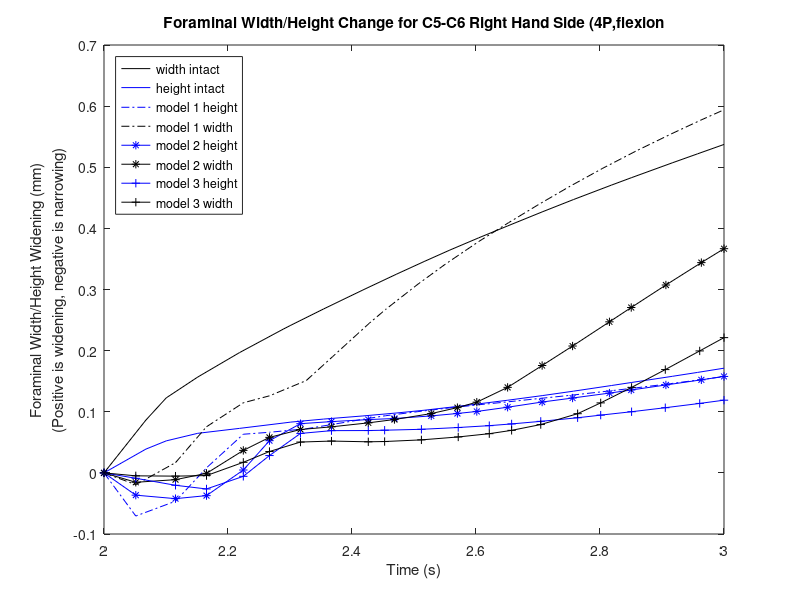

Here is the MATLAB script that generated this plot:
%% This code will atempt to find the C5/C6 widening and narrowing of the right handed foreman in flexion (4P)
% in order to find the original length vector, orig coords of the pre model
% must be added to the displacement field output
% in other words... turning the displacement vector into a coordinate vector
clear all

%% Model15_intact/TLC_4P (flexion)
% Width nodes:45870/65936R (R = radialy outwatrd from first node)
T1=[2,2.0675,2.10046,2.15118,2.21847,2.28879,2.30129,2.3542,2.41761,2.47111,2.51624,2.55771,2.60433,2.65123,2.70673,2.75718,2.81828,2.8513,2.91654,2.95737,3];
%65936R
x=-15.4024+[0.0922672,0.101523,0.104626,0.10385,0.109899,0.124311,0.126776,0.136271,0.143989,0.149528,0.15396,0.157496,0.161105,0.164371,0.168034,0.172413,0.177901,0.180733,0.186012,0.189109,0.192253];
y=450.021+[-0.356624,-0.475995,-0.588558,-0.743225,-0.928359,-1.11913,-1.1528,-1.29464,-1.46101,-1.59889,-1.71323,-1.81566,-1.92812,-2.03925,-2.16773,-2.28222,-2.41892,-2.49136,-2.63181,-2.71804,-2.80649];
z=-723.647+[-0.136441,-0.126541,-0.11776,-0.11362,-0.107614,-0.0998667,-0.0987217,-0.0949388,-0.0925737,-0.0911888,-0.0905387,-0.0903207,-0.090476,-0.0909366,-0.091993,-0.0930561,-0.0948504,-0.0960056,-0.0986528,-0.10045,-0.102518];
%45870
X=-9.75965+[0.0977491,0.109082,0.110761,0.109003,0.115369,0.131139,0.133802,0.143736,0.152493,0.159239,0.164613,0.168955,0.173234,0.176942,0.181303,0.186556,0.193306,0.196841,0.20353,0.207666,0.211941];
Y=445.175+[-0.422749,-0.669482,-0.837197,-1.0418,-1.28276,-1.52465,-1.56689,-1.74395,-1.9499,-2.11949,-2.25951,-2.38471,-2.52136,-2.65601,-2.81149,-2.94925,-3.11244,-3.19866,-3.36537,-3.46736,-3.57209];
Z=-723.489+[-0.443259,-0.460266,-0.48039,-0.51729,-0.567749,-0.620449,-0.629932,-0.672637,-0.725848,-0.770363,-0.8075,-0.840999,-0.878035,-0.914858,-0.957797,-0.996145,-1.04198,-1.06642,-1.11433,-1.14377,-1.1741];
LX=[x-X];
LY=[y-Y];
LZ=[z-Z];
% finding L_o vector at Time T=2sec.
L_o=[LX(1,1),LY(1,1),LZ(1,1)];
L=sqrt(LX(1,1)^2+LY(1,1)^2+LZ(1,1)^2);
%OW = total width mag (intact)
K=[LX',LY',LZ'];
I=21;
%magnitude of coordinate vector at each time increment
for n=1:I
    mag15x(n)=sqrt(K(n,1)^2+K(n,2)^2+K(n,3)^2);
end
%narrowing/widening amount
for k=1:I
    widthdisp(k)=-1*[mag15x(1,1)-mag15x(1,k)];
end
% KK(n,1)> K(1,1), therefore widening occured.
figure(2)
plot(T1,widthdisp,'k')
hold on
xlabel('Time (s)')
ylabel({'Foraminal Width/Height Widening (mm)';'(Positive is widening, negative is narrowing)'})
title('Foraminal Width/Height Change for C5-C6 Right Hand Side (4P,flexion')
% Height Nodes:40274U/62517L (U:Upper,L:Lower)
%40274, again... adding original coords on to create coordinate vector
u1=-12.0976+[0.114338,0.127618,0.129607,0.130138,0.13968,0.159386,0.162685,0.175123,0.186372,0.19496,0.201829,0.207642,0.213545,0.218906,0.225144,0.232168,0.240988,0.245595,0.254299,0.259623,0.265095];
u2=446.629+[-0.444623,-0.743019,-0.940934,-1.17868,-1.45701,-1.73779,-1.78697,-1.99337,-2.23464,-2.43412,-2.59916,-2.747,-2.90863,-3.06803,-3.25239,-3.41608,-3.61024,-3.71297,-3.91194,-4.03384,-4.15913];
u3=-721.193+[-0.413199,-0.397557,-0.400093,-0.416375,-0.443739,-0.472641,-0.478029,-0.503897,-0.537932,-0.566966,-0.591527,-0.613812,-0.638753,-0.66385,-0.69352,-0.720212,-0.752583,-0.770051,-0.804762,-0.826327,-0.848745];
%62517
l1=-13.5347+[0.039132,0.0453837,0.0475005,0.045822,0.0484489,0.0564753,0.0578399,0.0630421,0.0667755,0.0694914,0.0716814,0.0732084,0.0746749,0.0758655,0.0771805,0.0791099,0.0817077,0.0830654,0.0855883,0.0870641,0.0886012];
l2=446.999+[-0.268147,-0.345567,-0.421193,-0.525382,-0.65055,-0.779363,-0.802054,-0.897549,-1.00909,-1.10148,-1.17804,-1.24634,-1.32119,-1.39506,-1.48037,-1.55637,-1.64705,-1.69507,-1.78812,-1.84523,-1.90378];
l3=-731.069+[-0.184018,-0.191674,-0.197493,-0.212761,-0.229835,-0.246035,-0.249065,-0.262611,-0.280058,-0.29466,-0.307032,-0.318392,-0.331092,-0.343767,-0.358712,-0.372015,-0.388154,-0.396786,-0.413674,-0.424045,-0.434781];
H1=[u1-l1];
H2=[u2-l2];
H3=[u3-l3];
L_y=[H1(1,1),H2(1,1),H3(1,1)];
%OH = original height magnitude (intact)
OH=sqrt(H1(1,1)^2+H2(1,1)^2+H3(1,1)^2);
T=[H1',H2',H3'];
for n=1:I
    mag15y(n)=sqrt(T(n,1)^2+T(n,2)^2+T(n,3)^2);
end
for n=1:I
    heightdisp(n)=-1*[mag15y(1,1)-mag15y(1,n)];
end
% mag(1,1)< mag(1,n) therefore widening occured.
plot(T1,heightdisp,'b')
%% Now comparing intact model with SlideSlide_Tether model
% model1_SlideSlide_Tether/S2_4P
% Height nodes:40274U/62517L
% adding orig coords to displacement vectors...
%40274U
T2=[2,2.05126,2.11533,2.16533,2.2247,2.26689,2.32627,2.36846,2.42783,2.4542,2.50615,2.55076,2.60453,2.65273,2.70062,2.75176,2.80444,2.85837,2.91342,2.96196,3];
P1=-12.0976+[-0.25429,-0.237789,-0.204636,-0.171026,-0.125183,-0.0833825,-0.0310809,-0.00474252,0.0278573,0.0410924,0.0646571,0.0833916,0.105371,0.12272,0.13791,0.152048,0.164425,0.17577,0.186383,0.195393,0.202124];
P2=446.629+[0.587276,0.422398,0.389728,0.250833,0.0295665,-0.210184,-0.593208,-0.85362,-1.19556,-1.33939,-1.6115,-1.83269,-2.09009,-2.31346,-2.5285,-2.75016,-2.9708,-3.18816,-3.40035,-3.58103,-3.71807];
P3=-721.193+[-0.763545,-0.93433,-0.911533,-0.85263,-0.782825,-0.756158,-0.729663,-0.730275,-0.746678,-0.757121,-0.781744,-0.8051,-0.834563,-0.862567,-0.891129,-0.923304,-0.957773,-0.993484,-1.02953,-1.06081,-1.08488];
% 62517L
M1=-13.5347+[-0.146524,-0.149139,-0.129916,-0.114132,-0.093324,-0.0681055,-0.0410621,-0.0296077,-0.0163936,-0.0112334,-0.00167871,0.00607073,0.0156006,0.0229824,0.0291393,0.0347381,0.0391263,0.0429118,0.0464535,0.049547,0.0518779];
M2=446.999+[0.3466,0.241421,0.272953,0.260911,0.174925,0.0406861,-0.178113,-0.303209,-0.461312,-0.527913,-0.654143,-0.756463,-0.876945,-0.982549,-1.08426,-1.18902,-1.29368,-1.39694,-1.49803,-1.58439,-1.6502];
M3=-731.069+[-0.38589,-0.481655,-0.479846,-0.469337,-0.445116,-0.412951,-0.376385,-0.369777,-0.373904,-0.377991,-0.387941,-0.397678,-0.409222,-0.420175,-0.431462,-0.444463,-0.4592,-0.474566,-0.490187,-0.503744,-0.514182];
% Height i,j,and k
F1=[P1-M1];
F2=[P2-M2];
F3=[P3-M3];
%original height vector FL_y
FL_y=[F1(1,1),F2(1,1),F3(1,1)];
%orignal height magnitude
H1=sqrt(F1(1,1)^2+F2(1,1)^2+F3(1,1)^2);
D=[F1',F2',F3'];
for n=1:I
    mag1y(n)=sqrt(D(n,1)^2+D(n,2)^2+D(n,3)^2);
end
for n=1:I
    heightdisp_model_1(n)=[mag1y(1,1)-mag1y(1,n)];
end
% brief narrowing followed by widenig
hold on
plot(T2,-1*heightdisp_model_1,'-.b')
hold on
%Width nodes:45870/65936R 
%65936R
R1=-15.4024+[-0.16872,-0.1589,-0.132212,-0.11024,-0.0803886,-0.0452477,-0.0123201,0.00241399,0.0222293,0.0301852,0.0458966,0.0592405,0.0755049,0.088501,0.0997932,0.110232,0.119089,0.127224,0.134824,0.14117,0.145789];
R2=450.021+[0.476683,0.306447,0.346773,0.325567,0.198066,0.000415912,-0.319281,-0.501296,-0.73145,-0.828992,-1.014,-1.16419,-1.34112,-1.49636,-1.64624,-1.80086,-1.9557,-2.10906,-2.2594,-2.38789,-2.48581];
R3=-723.647+[-0.447071,-0.5126,-0.512288,-0.495996,-0.451944,-0.391382,-0.313455,-0.284239,-0.259886,-0.252002,-0.239417,-0.23105,-0.221657,-0.214676,-0.208992,-0.204902,-0.202895,-0.201939,-0.201915,-0.202419,-0.203118];
%45870
E1=-9.75965+[-0.240195,-0.230542,-0.200404,-0.170491,-0.130409,-0.0918666,-0.0425626,-0.0183674,0.0102586,0.0217032,0.0417192,0.0572858,0.0756614,0.0901233,0.102554,0.113931,0.12359,0.132319,0.140456,0.147477,0.152786];
E2=445.175+[0.513202,0.376698,0.36564,0.263555,0.0887322,-0.119583,-0.453406,-0.679446,-0.976114,-1.1007,-1.33626,-1.52746,-1.74958,-1.94193,-2.12676,-2.31679,-2.50554,-2.691,-2.87159,-3.02504,-3.14118];
E3=-723.489+[-0.700086,-0.897319,-0.891991,-0.860318,-0.824727,-0.819795,-0.824012,-0.845289,-0.889007,-0.910814,-0.956611,-0.99704,-1.04587,-1.09011,-1.13398,-1.18158,-1.23106,-1.28121,-1.331,-1.37365,-1.40611];
S1=[R1-E1];
S2=[R2-E2];
S3=[R3-E3];
%original width vector
SL_o=[S1(1,1),S2(1,1),S3(1,1)];
%original width magnitude
W1=sqrt(S1(1,1)^2+S2(1,1)^2+S3(1,1)^2);
RE=[S1',S2',S3'];
for n=1:I
    mag1x(n)=sqrt(RE(n,1)^2+RE(n,2)^2+RE(n,3)^2);
end
for n=1:I
    widthdisp_model_1(n)=[mag1x(1,1)-mag1x(1,n)];
end
% magRE(1,1) > magRE(1,2) therefore narrowing occured initially. magRE(1,1) <
% magRE(1,2+n) therefore widening followed.
plot(T2,-1*widthdisp_model_1,'-.k')
%% model2_SlideSlide_NoTether
% 40274U
T3=[2,2.05126,2.11533,2.16533,2.2247,2.26689,2.31689,2.36689,2.42627,2.46846,2.52783,2.57002,2.60127,2.65098,2.70667,2.75577,2.81523,2.85038,2.90628,2.96349,3];
NO1=-12.0976+[-0.216935,-0.219594,-0.220827,-0.222313,-0.214947,-0.209092,-0.192667,-0.171476,-0.14615,-0.126266,-0.0982627,-0.0798557,-0.0664225,-0.0445167,-0.0192818,0.00316437,0.0299394,0.0451846,0.0680055,0.0890525,0.101285];
NO2=446.629+[0.634728,0.600968,0.645819,0.710014,0.730795,0.723817,0.667945,0.554818,0.384915,0.238168,0.0111837,-0.17075,-0.309885,-0.533823,-0.776484,-0.990533,-1.25163,-1.40675,-1.65411,-1.90699,-2.06853];
NO3=-721.193+[-0.843751,-0.934578,-0.96555,-0.977104,-0.948708,-0.910977,-0.880474,-0.863579,-0.841762,-0.823494,-0.796549,-0.779631,-0.768557,-0.75963,-0.763469,-0.772631,-0.787613,-0.797886,-0.816818,-0.839269,-0.855166];
% 62517L
UU1=-13.5347+[-0.133322,-0.138553,-0.137773,-0.135838,-0.130561,-0.129815,-0.122086,-0.110588,-0.097191,-0.0865358,-0.0734931,-0.065312,-0.0588368,-0.0478571,-0.0364024,-0.026437,-0.0147183,-0.00820354,0.00136676,0.0098161,0.0145524];
UU2=446.999+[0.337083,0.313597,0.362971,0.43042,0.508574,0.543758,0.536879,0.478424,0.387385,0.307599,0.182108,0.0812269,0.0061486,-0.104807,-0.215017,-0.311959,-0.430008,-0.500505,-0.613792,-0.730925,-0.806833];
UU3=-731.069+[-0.419405,-0.472948,-0.498392,-0.515428,-0.52834,-0.537605,-0.532867,-0.516491,-0.49351,-0.472811,-0.442763,-0.4234,-0.410202,-0.397855,-0.396185,-0.397886,-0.401875,-0.404952,-0.411185,-0.419019,-0.425027];
JI1=[NO1-UU1];
JI2=[NO2-UU2];
JI3=[NO3-UU3];
%original height vecotr
JIL_y=[JI1(1,1),JI2(1,1),JI3(1,1)];
%original height magnitude
H2=sqrt(JI1(1,1)^2+JI2(1,1)^2+JI3(1,1)^2);
MJ=[JI1',JI2',JI3'];
for n=1:I
    mag2y(n)=[sqrt(MJ(n,1)^2+MJ(n,2)^2+MJ(n,3)^2)];
end
for n=1:I
    heightdisp_model_2(n)=[mag2y(1,1)-mag2y(1,n)];
end
% relatively small widening and narrowing followed by larger than intact
% wideing
hold on
plot(T3,-1*heightdisp_model_2,'-b*')
hold on
% 65936R
FG1=-15.4024+[-0.146192,-0.148656,-0.147388,-0.146329,-0.140446,-0.140381,-0.129446,-0.113737,-0.0972077,-0.0848027,-0.0705525,-0.0624076,-0.0541953,-0.0379345,-0.0201544,-0.00447358,0.0142209,0.0248024,0.0407521,0.0553466,0.0636842];
FG2=450.021+[0.458229,0.41232,0.474173,0.563204,0.665374,0.70919,0.692849,0.60288,0.462361,0.338728,0.145147,-0.00806869,-0.120427,-0.283585,-0.446579,-0.590636,-0.765912,-0.870436,-1.03811,-1.21114,-1.32288];
FG3=-723.647+[-0.474687,-0.518203,-0.548715,-0.575019,-0.597762,-0.610736,-0.600793,-0.569578,-0.524644,-0.485133,-0.426905,-0.386627,-0.35837,-0.324597,-0.30143,-0.284295,-0.265858,-0.255862,-0.241601,-0.228945,-0.222147];
% 45870
PL1=-9.75965+[-0.206648,-0.211863,-0.213984,-0.215492,-0.209093,-0.205598,-0.190274,-0.169882,-0.14609,-0.127383,-0.100908,-0.0833631,-0.0708702,-0.0513159,-0.0293792,-0.009951,0.0131782,0.0262984,0.0457921,0.0633898,0.073463];
PL2=445.175+[0.556323,0.533101,0.584598,0.654208,0.697962,0.712144,0.68112,0.590725,0.450209,0.327089,0.135648,-0.0190972,-0.13816,-0.331072,-0.539691,-0.723681,-0.948106,-1.08147,-1.29425,-1.51187,-1.65099];
PL3=-723.489+[-0.781326,-0.882136,-0.918683,-0.93401,-0.921846,-0.90032,-0.886723,-0.884764,-0.882272,-0.879099,-0.873996,-0.872995,-0.873707,-0.883426,-0.907789,-0.934635,-0.970485,-0.992767,-1.03023,-1.07099,-1.09818];
KO1=[FG1-PL1];
KO2=[FG2-PL2];
KO3=[FG3-PL3];
% original width distance vector
KOO=[KO1(1,1),KO2(1,1),KO3(1,1)];
%orinal width distance magnitude
W2=sqrt(KO1(1,1)^2+KO2(1,1)^2+KO3(1,1)^2);
KLK=[KO1',KO2',KO3'];
for n=1:I
    mag2x(n)=[sqrt(KLK(n,1)^2+KLK(n,2)^2+KLK(n,3)^2)];
end
for n=1:I
    widthdisp_model_2(n)=mag2x(1,1)-mag2x(1,n);
end
plot(T3,-1*widthdisp_model_2,'-k*')
%% Model3_APSlide_Tether
T4=[2,2.05126,2.11533,2.16533,2.2247,2.26689,2.31689,2.36689,2.42627,2.45263,2.51196,2.57134,2.62143,2.65745,2.70443,2.7639,2.80111,2.85094,2.90531,2.96081,3];
% 40274U
AA1=-12.0976+[-0.10941,-0.107544,-0.109956,-0.116153,-0.117082,-0.114139,-0.106618,-0.094407,-0.0783109,-0.07122,-0.0545303,-0.0380133,-0.0249984,-0.016562,-0.00561561,0.0101696,0.0210359,0.0360743,0.0527894,0.0696631,0.0812896];
AA2=446.629+[0.2715,0.279394,0.367029,0.469913,0.559877,0.601314,0.627799,0.599045,0.526169,0.481718,0.356243,0.20719,0.0627401,-0.049326,-0.205615,-0.415672,-0.549182,-0.728593,-0.927362,-1.13463,-1.28341];
AA3=-721.193+[-0.803596,-0.821245,-0.85214,-0.877548,-0.87575,-0.855238,-0.829379,-0.822111,-0.813525,-0.808424,-0.79421,-0.777949,-0.763099,-0.75183,-0.739479,-0.731576,-0.732712,-0.738416,-0.747856,-0.760131,-0.76996];
% 62517L
AB1=-13.5347+[-0.0902587,-0.0893624,-0.0878393,-0.0879134,-0.0850876,-0.0840229,-0.0807982,-0.0735714,-0.0636964,-0.0593647,-0.0504357,-0.0431807,-0.0377374,-0.0345126,-0.029509,-0.0211941,-0.0160177,-0.00914998,-0.00170739,0.00561947,0.0105516];
AB2=446.999+[0.117153,0.121432,0.18971,0.270188,0.37508,0.438076,0.491251,0.487121,0.452723,0.430998,0.366896,0.288057,0.211249,0.153519,0.0745592,-0.0282493,-0.0884334,-0.167501,-0.254099,-0.344701,-0.410345];
AB3=-731.069+[-0.391968,-0.400618,-0.420923,-0.441599,-0.460959,-0.474116,-0.483582,-0.479561,-0.469092,-0.463393,-0.447269,-0.4295,-0.413152,-0.400844,-0.38687,-0.375876,-0.374368,-0.375171,-0.378194,-0.382595,-0.38626];
VAB1=[AA1-AB1];
VAB2=[AA2-AB2];
VAB3=[AA3-AB3];
%original height vector
VAB=[VAB1(1,1),VAB2(1,1),VAB3(1,1)];
%orignal magnitude
H3=sqrt(VAB1(1,1)^2+VAB2(1,1)^2+VAB3(1,1)^2);
Array3V=[VAB1',VAB2',VAB3'];
for n=1:I
    mag3y(n)=[sqrt(Array3V(n,1)^2+Array3V(n,2)^2+Array3V(n,3)^2)];
end
for n=1:I
    heightdisp_model_3(n)=mag3y(1,1)-mag3y(1,n);
end
plot(T4,-1*heightdisp_model_3,'-+b')
hold on
% 65936R
AC1=-15.4024+[-0.0732179,-0.0713393,-0.0709566,-0.073324,-0.0713006,-0.0712675,-0.0676935,-0.0588465,-0.0472584,-0.0426451,-0.0341975,-0.0284366,-0.0246747,-0.0223494,-0.0160615,-0.00380686,0.00428898,0.0151851,0.0270927,0.0391197,0.047404];
AC2=450.021+[0.151083,0.154284,0.244029,0.351274,0.49095,0.573538,0.641329,0.626966,0.567009,0.530275,0.424016,0.296354,0.173197,0.0802566,-0.043067,-0.199489,-0.289974,-0.40967,-0.541223,-0.678697,-0.777995];
AC3=-723.647+[-0.403272,-0.411219,-0.44058,-0.472897,-0.506867,-0.528459,-0.543842,-0.534756,-0.512709,-0.500488,-0.466621,-0.428932,-0.39412,-0.367952,-0.336185,-0.303495,-0.289736,-0.274312,-0.259676,-0.245989,-0.236881];
% 45870
AD1=-9.75965+[-0.113025,-0.111832,-0.113857,-0.119276,-0.120165,-0.118192,-0.111432,-0.0991998,-0.0831865,-0.0764294,-0.0605176,-0.0446284,-0.0319774,-0.0238468,-0.0138742,-0.000170769,0.00917064,0.0220106,0.0362044,0.0504081,0.0600999];
AD2=445.175+[0.238072,0.248526,0.336256,0.438099,0.539652,0.59617,0.643086,0.630534,0.578452,0.544029,0.44384,0.322621,0.20367,0.110802,-0.0204237,-0.199094,-0.313039,-0.465963,-0.635335,-0.8122,-0.939379];
AD3=-723.489+[-0.785743,-0.805814,-0.836501,-0.86055,-0.866261,-0.856435,-0.844221,-0.846995,-0.851183,-0.852437,-0.853911,-0.854259,-0.854032,-0.853565,-0.855577,-0.86601,-0.878514,-0.899401,-0.925321,-0.95422,-0.975596];
VCD1=[AC1-AD1];
VCD2=[AC2-AD2];
VCD3=[AC3-AD3];
Array3H=[VCD1',VCD2',VCD3'];
for n=1:I
    mag3x(n)=sqrt(Array3H(n,1)^2+Array3H(n,2)^2+Array3H(n,3)^2);
end
for n=1:I
    widthdisp_model_3(n)=mag3x(1,1)-mag3x(1,n);
end
plot(T4,-1*widthdisp_model_3,'-+k')
legend('width intact','height intact','model 1 height','model 1 width ','model 2 height','model 2 width','model 3 height','model 3 width','location','northwest')
